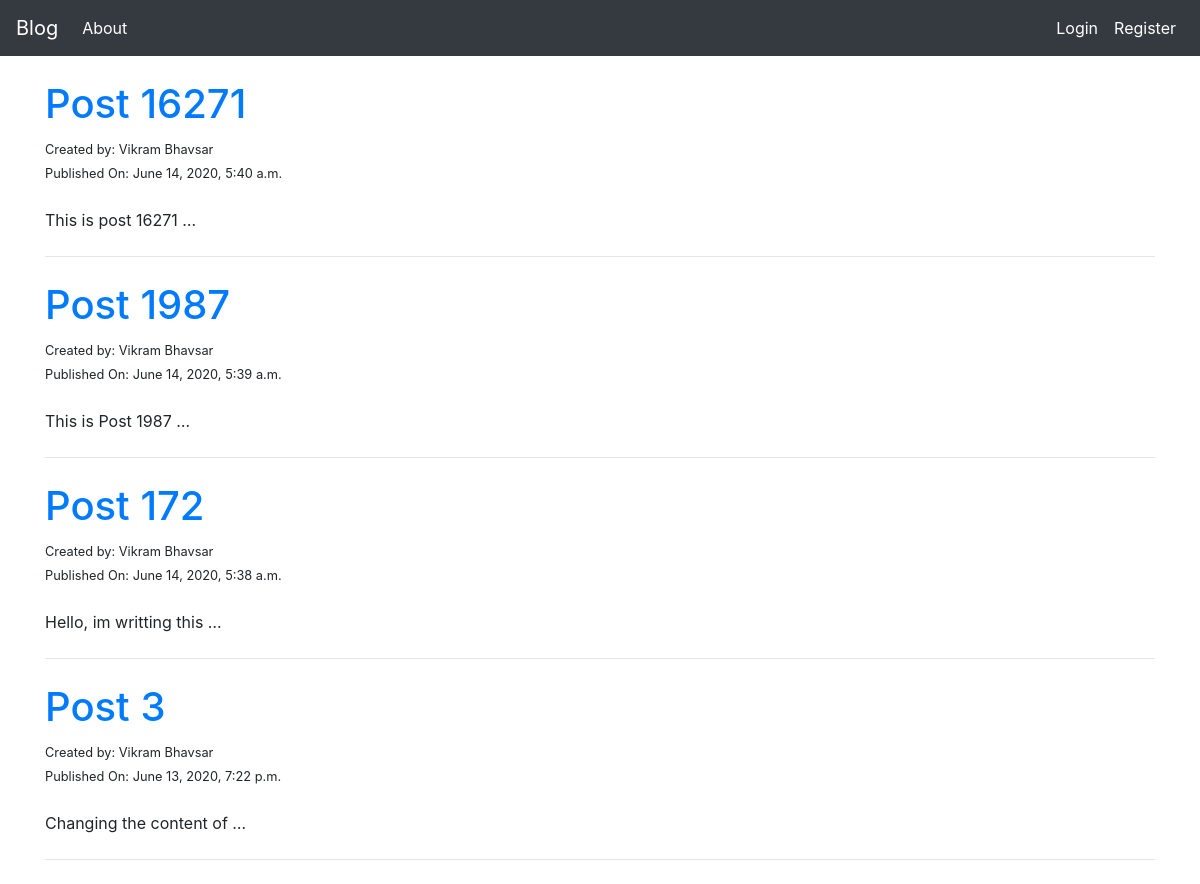
/posts/, run on an earlier commit of the app's database.
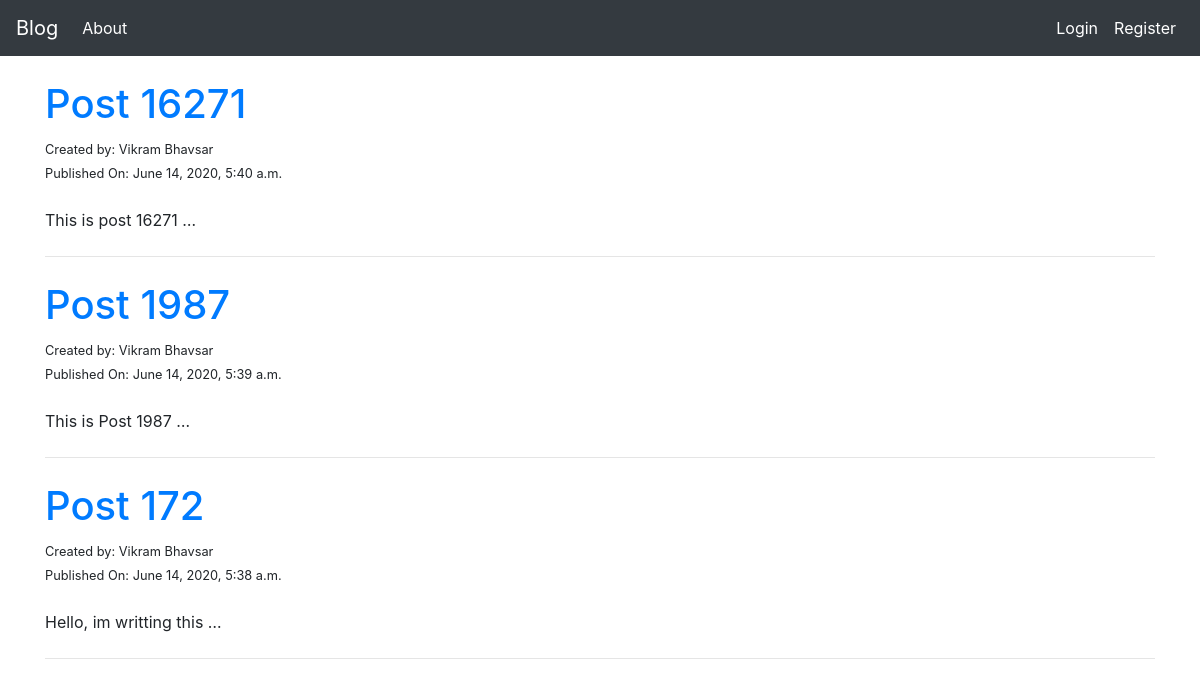
And on a later commit of the database.
### blog/models.py (models this page shows, shortened)
class Post(models.Model):
    author = models.ForeignKey(settings.AUTH_USER_MODEL,on_delete=models.CASCADE,related_name="posts")
    title = models.CharField(max_length=200)
    text = models.TextField()
    create_date = models.DateTimeField(default=timezone.now())
    publish_date = models.DateTimeField(blank=True,null=True)

### blog/views.py (the view)
# urls.py: path('posts/',views.PostListView.as_view(),name="post_list"),
class PostListView(ListView):
    model = Post
    template_name = "blog/post_list.html"
    def get_queryset(self):
        return Post.objects.filter(publish_date__lte=timezone.now()).order_by("-publish_date")

### blog/templates/blog/post_list.html
{% extends "blog/base.html" %}
{% block body_block %}
    <br>
    {% for item in object_list %}
        <h1> <a href="{% url "post_detail" pk=item.pk %}">{{item.title}}</a> </h1>
        <small>Created by: {{ item.author.first_name }} {{ item.author.last_name }}</small><br>
        <small>Published On: {{item.publish_date}}</small>
        <br> <br>
        <p>{{item.text | truncatewords:4 }}</p>
        <hr class="my-4">
    {% endfor %}
{% endblock %}

What changed in the data, as far as the page shows it:
removed Post: title "Post 3", author.first_name "Vikram", author.last_name "Bhavsar", publish_date "June 13, 2020, 7:22 p.m.", text "Changing the content of …"
